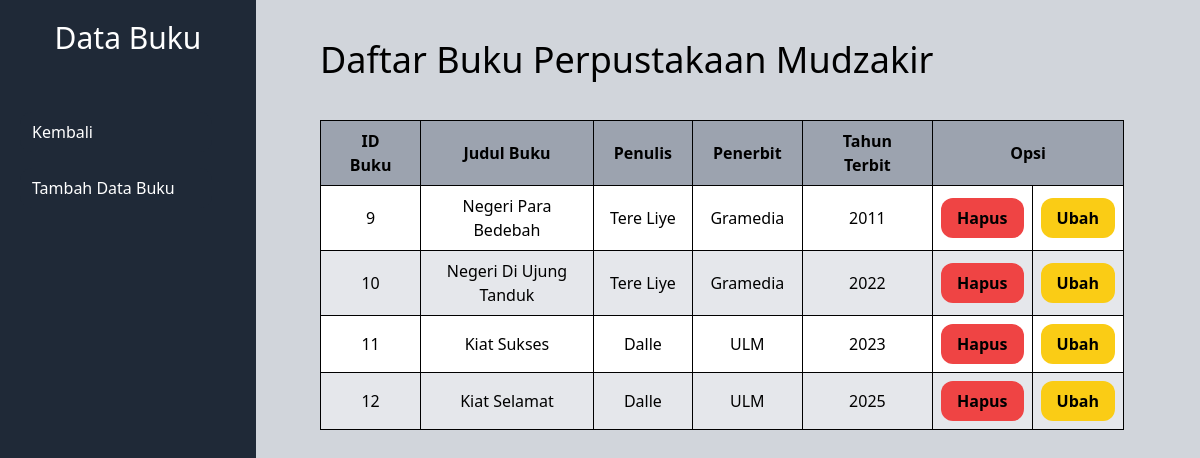
The page /Buku.php on the database its author committed.
### tables this page shows
CREATE TABLE `buku` (
  `id_buku` int(11) NOT NULL,
  `judul_buku` varchar(500) NOT NULL,
  `penulis` varchar(500) NOT NULL,
  `penerbit` varchar(250) NOT NULL,
  `tahun_terbit` int(11) NOT NULL
);

### Model.php (the view, shortened to what this page needs)
<?php
function TampilDataBuku($koneksi){
    $ambil_data = mysqli_query($koneksi, "SELECT * FROM buku");
    while ($tampil = mysqli_fetch_array($ambil_data)) {
        echo "
        <tr class='odd:bg-white even:bg-gray-200'>
            <td class='border border-black p-2 text-center'>$tampil[id_buku]</td>
            <td class='border border-black p-2 text-center'>$tampil[judul_buku]</td>
            <td class='border border-black p-2 text-center'>$tampil[penulis]</td>
            <td class='border border-black p-2 text-center'>$tampil[penerbit]</td>
            <td class='border border-black p-2 text-center'>$tampil[tahun_terbit]</td>
            <td class='border border-black p-2 text-center'>
                <a href='?kode=$tampil[id_buku]'>
                    <button class='bg-red-500 text-black font-semibold px-4 py-2 rounded-xl hover:bg-black hover:text-white transition duration-300 transform hover:scale-105'>
                        Hapus
                    </button>
                </a>
            </td>
            <td class='border border-black p-2 text-center'>
                <a href='FormUbahBuku.php?kode=$tampil[id_buku]'>
                    <button class='bg-yellow-400 text-black font-semibold px-4 py-2 rounded-xl hover:bg-black hover:text-yellow-500 transition duration-300 transform hover:scale-105'>
                        Ubah
                    </button>
                </a>
            </td>
        </tr>
        ";
    }
}
?>

### Buku.php (shortened to what this page needs)
<!DOCTYPE html>
<html lang="en">
<head>
    <script src="https://cdn.tailwindcss.com"></script>
</head>
<body class="bg-gray-300">
    <div class="flex flex-row pr-10">
        <div class="bg-gray-800 fixed top-0 left-0 w-64 min-h-screen">
            <h3 class="text-3xl p-5 text-white text-center">
                Data Buku
            </h3>
            <div class="pt-5 pl-5 text-white text-left flex flex-col">
                <div class="pt-4">
                    <a href="Index.php">
                        <button class=" pl-3 w-48 h-10 bg-gray-800 text-left rounded-xl
                            hover:bg-white hover:text-green-800 transition duration-300 transform hover:scale-105">
                            Kembali
                        </button>
                    </a>
                </div>
                <div class="pt-4">
                    <a href="FormBuku.php">
                        <button class=" pl-3 w-48 h-10 bg-gray-800 text-left rounded-xl
                            hover:bg-white hover:text-green-800 transition duration-300 transform hover:scale-105">
                            Tambah Data Buku
                        </button>
                    </a>
                </div>
            </div>
    </div>
    <div class="ml-80 mr-9">
        <div class="pt-10 pb-10 pr-10 ">
            <h1 class="text-4xl">
                Daftar Buku Perpustakaan Mudzakir
            </h1>
        </div>
        <table class="table-auto w-full border-collapse border border-black">
                <thead class="bg-gray-400 border border-black">
                    <tr class="text-black">
                        <th class="border-collapse border border-black px-5 py-2">
                            ID Buku
                        </th>
                        <th class="border-collapse border border-black px-5 py-2">
                            Judul Buku
                        </th>
                        <th class="border-collapse border border-black px-5 py-2">
                            Penulis
                        </th>
                        <th class="border-collapse border border-black px-5 py-2">
                            Penerbit
                        </th>
                        <th class="border-collapse border border-black px-5 py-2">
                            Tahun Terbit
                        </th>
                        <th class="border-collapse border border-black px-5 py-2" colspan="2">
                            Opsi
                        </th>
                    </tr>
                </thead>
                <tbody>
                    <?php
                    include "Model.php";
                    include "Koneksi.php";
                    $tampilDataBuku = TampilDataBuku($koneksi);
                    ?>
                </tbody>
        </table>
    </div>
</body>
</html>

### rows shown on the page
buku: id_buku "9", judul_buku "Negeri Para Bedebah", penulis "Tere Liye", penerbit "Gramedia", tahun_terbit "2011"
buku: id_buku "10", judul_buku "Negeri Di Ujung Tanduk", penulis "Tere Liye", penerbit "Gramedia", tahun_terbit "2022"
buku: id_buku "11", judul_buku "Kiat Sukses", penulis "Dalle", penerbit "ULM", tahun_terbit "2023"
buku: id_buku "12", judul_buku "Kiat Selamat", penulis "Dalle", penerbit "ULM", tahun_terbit "2025"
